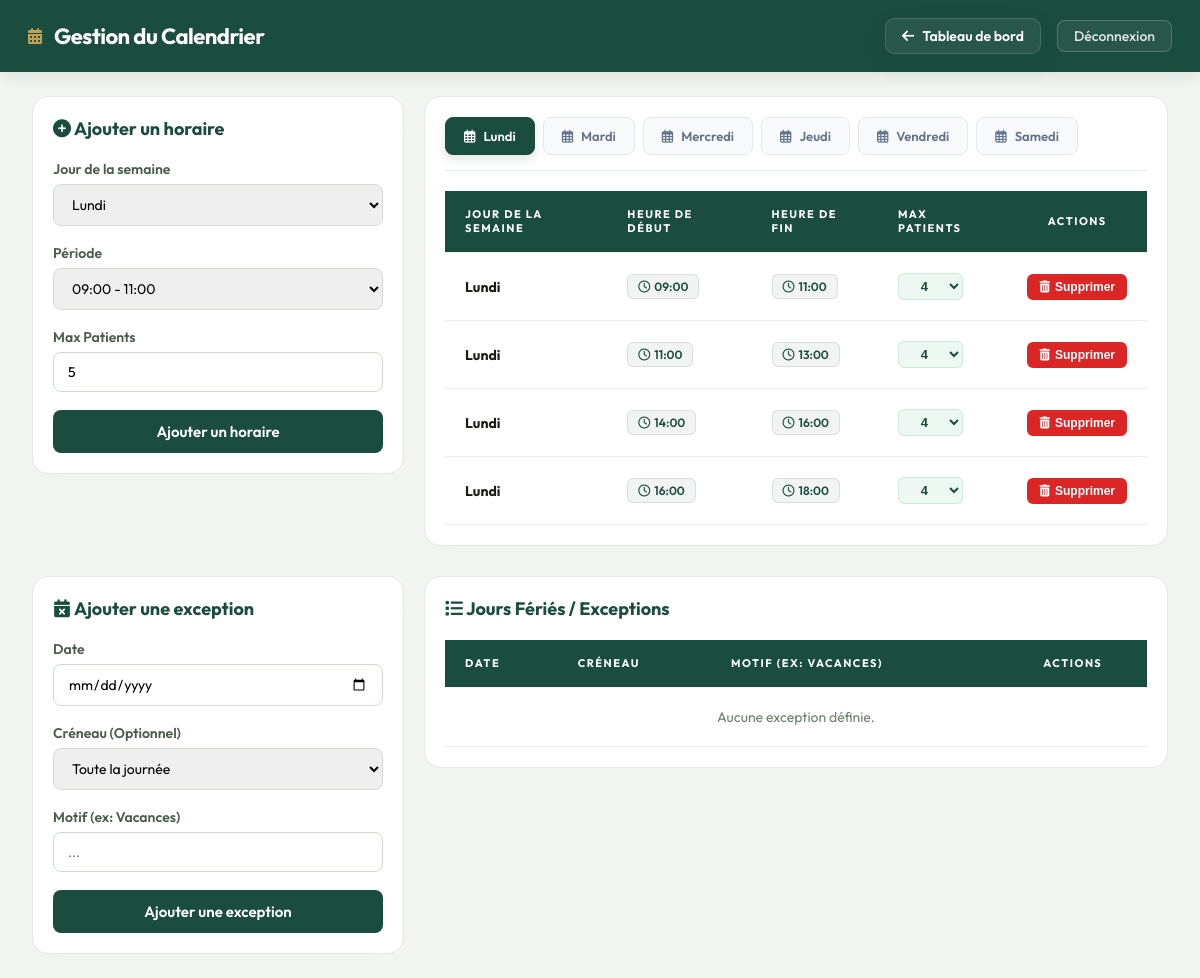
The page /admin/schedule.php (signed in) on the database its author committed.
### tables this page shows
CREATE TABLE IF NOT EXISTS time_slots (
    id INT AUTO_INCREMENT PRIMARY KEY,
    day_of_week VARCHAR(20) NOT NULL COMMENT 'English day name (e.g., Monday, Tuesday)',
    start_time TIME NOT NULL COMMENT 'Start time of the slot',
    end_time TIME NOT NULL COMMENT 'End time of the slot',
    max_patients INT DEFAULT 1 COMMENT 'Maximum number of patients allowed per slot',
    
    admin_id INT DEFAULT NULL COMMENT 'Admin who created/manages this time slot',
    
     
    INDEX idx_day (day_of_week),
    UNIQUE KEY uq_day_time (day_of_week, start_time, end_time),
    CONSTRAINT fk_timeslot_admin FOREIGN KEY (admin_id) REFERENCES admins(id) ON DELETE SET NULL
);

### admin/schedule.php (the view, shortened to what this page needs)
<?php
$database = new DatabaseConnection();
$databaseConnection = $database->getConnection();
$language = $_COOKIE['lang'] ?? 'fr';
$textDirection = ($language === 'ar') ? 'rtl' : 'ltr';
$allTranslations = require __DIR__ . '/../lang/translations.php';
$translation = $allTranslations;
$translatedDayNames = [
    'Monday' => $translation[$language]['monday'],
    'Tuesday' => $translation[$language]['tuesday'],
    'Wednesday' => $translation[$language]['wednesday'],
    'Thursday' => $translation[$language]['thursday'],
    'Friday' => $translation[$language]['friday'],
    'Saturday' => $translation[$language]['saturday'],
    'Sunday' => $translation[$language]['sunday']
];
$allTimeSlotsQuery = $databaseConnection->query("SELECT * FROM time_slots ORDER BY FIELD(day_of_week, 'Monday', 'Tuesday', 'Wednesday', 'Thursday', 'Friday', 'Saturday'), start_time");
$allTimeSlots = $allTimeSlotsQuery->fetchAll(PDO::FETCH_ASSOC);
$exceptionsQuery = $databaseConnection->query("SELECT se.*, ts.start_time, ts.end_time, ts.day_of_week FROM schedule_exceptions se LEFT JOIN time_slots ts ON se.time_slot_id = ts.id ORDER BY se.exception_date ASC");
$allExceptions = $exceptionsQuery->fetchAll(PDO::FETCH_ASSOC);
?>
<!DOCTYPE html>
<html lang="<?php echo $language; ?>" dir="<?php echo $textDirection; ?>">
<head>
    <link rel="stylesheet" href="https://cdnjs.cloudflare.com/ajax/libs/font-awesome/6.4.0/css/all.min.css">
    <link rel="stylesheet" href="../assets/css/admin.css">
</head>
<body>
    <div class="header">
        <div class="header-brand">
            <i class="fa-solid fa-calendar-alt"></i>
            <h1><?php echo htmlspecialchars($translation[$language]['schedule_management']); ?></h1>
        </div>
        <div class="header-actions">
            <a href="index.php" class="btn-nav">
                <i class="fa-solid fa-arrow-<?php echo $textDirection === 'rtl' ? 'right' : 'left'; ?>"></i>
                <?php echo htmlspecialchars($translation[$language]['dashboard']); ?>
            </a>
            <a href="logout.php" class="logout-btn"><?php echo htmlspecialchars($translation[$language]['logout']); ?></a>
        </div>
    </div>
    <div class="container">
        <div class="schedule-grid">
            <div class="card schedule-card-padded">
                <h2 class="schedule-section-title">
                    <i class="fa-solid fa-plus-circle"></i> <?php echo htmlspecialchars($translation[$language]['add_slot']); ?>
                </h2>
                <form method="post" action="schedule.php">
                    <div class="form-group">
                        <label><?php echo htmlspecialchars($translation[$language]['day']); ?></label>
                        <select name="day_of_week" id="day_of_week" required>
                            <option value="Monday"><?php echo htmlspecialchars($translation[$language]['monday']); ?></option>
                        </select>
                    </div>
                    <div class="form-group">
                        <label><?php echo htmlspecialchars($translation[$language]['time_slot']); ?></label>
                        <select name="time_slot" id="time_slot" required>
                        </select>
                    </div>
                    <div class="form-group">
                        <label><?php echo htmlspecialchars($translation[$language]['max_patients']); ?></label>
                        <input type="number" name="max_patients" min="1" value="5" required>
                    </div>
                    <button type="submit" class="btn-submit"><?php echo htmlspecialchars($translation[$language]['add_slot']); ?></button>
                </form>
            </div>
            <div class="card schedule-card-padded">
                <div class="schedule-tabs schedule-tabs-container">
                    <?php
                    $workingDays = ['Monday', 'Tuesday', 'Wednesday', 'Thursday', 'Friday', 'Saturday'];
                    foreach ($workingDays as $workingDay):
                    ?>
                        <button type="button" class="tab-btn" data-day="<?php echo $workingDay; ?>" onclick="switchDayTab('<?php echo $workingDay; ?>')">
                            <i class="fa-regular fa-calendar-days"></i>
                            <?php echo htmlspecialchars($translatedDayNames[$workingDay]); ?>
                        </button>
                    <?php endforeach; ?>
                </div>
                <div class="table-wrap">
                    <table>
                        <thead>
                            <tr>
                                <th><?php echo htmlspecialchars($translation[$language]['day']); ?></th>
                                <th><?php echo htmlspecialchars($translation[$language]['start_time']); ?></th>
                                <th><?php echo htmlspecialchars($translation[$language]['end_time']); ?></th>
                                <th><?php echo htmlspecialchars($translation[$language]['max_patients']); ?></th>
                                <th class="text-center"><?php echo htmlspecialchars($translation[$language]['actions']); ?></th>
                            </tr>
                        </thead>
                        <tbody>
                            <?php foreach ($allTimeSlots as $timeSlot): ?>
                                <tr class="table-row slot-row" data-day-of-week="<?php echo $timeSlot['day_of_week']; ?>">
                                    <td><strong><?php echo htmlspecialchars($translatedDayNames[$timeSlot['day_of_week']] ?? $timeSlot['day_of_week']); ?></strong></td>
                                    <td><span class="badge badge-date"><i class="fa-regular fa-clock"></i> <?php echo date('H:i', strtotime($timeSlot['start_time'])); ?></span></td>
                                    <td><span class="badge badge-date"><i class="fa-regular fa-clock"></i> <?php echo date('H:i', strtotime($timeSlot['end_time'])); ?></span></td>
                                     <td>
                                         <select id="max-patients-<?php echo $timeSlot['id']; ?>"
                                                 onchange="updateMaxPatients(<?php echo $timeSlot['id']; ?>, this.value)"
                                                 class="capacity-input">
                                             <?php for ($patientIndex = 1; $patientIndex <= 15; $patientIndex++): ?>
                                                 <option value="<?php echo $patientIndex; ?>" <?php echo ($patientIndex === intval($timeSlot['max_patients'])) ? 'selected' : ''; ?>>
                                                     <?php echo $patientIndex; ?>
                                                 </option>
                                             <?php endfor; ?>
                                         </select>
                                     </td>
                                    <td class="text-center">
                                        <button type="button" class="btn-delete btn-delete-red" onclick="confirmDelete(<?php echo $timeSlot['id']; ?>)">
                                            <i class="fa-solid fa-trash-can"></i> <?php echo htmlspecialchars($translation[$language]['delete']); ?>
                                        </button>
                                    </td>
                                </tr>
                            <?php endforeach; ?>
                        </tbody>
                    </table>
                </div>
            </div>
        </div>
        <div class="schedule-grid schedule-grid-margin">
            <div class="card schedule-card-padded">
                <h2 class="schedule-section-title">
                    <i class="fa-solid fa-calendar-xmark"></i> <?php echo htmlspecialchars($translation[$language]['add_exception']); ?>
                </h2>
                <form method="post" action="schedule.php">
                    <div class="form-group">
                        <label><?php echo htmlspecialchars($translation[$language]['date']); ?></label>
                        <input type="date" name="exception_date" required>
                    </div>
                    <div class="form-group">
                        <label><?php echo ($language === 'ar') ? "الحصة الزمنية (اختياري)" : "Créneau (Optionnel)"; ?></label>
                        <select name="time_slot_id">
                            <option value=""><?php echo ($language === 'ar') ? "اليوم بأكمله" : "Toute la journée"; ?></option>
                        </select>
                    </div>
                    <div class="form-group">
                        <label><?php echo htmlspecialchars($translation[$language]['reason']); ?></label>
                        <input type="text" name="reason" placeholder="...">
                    </div>
                    <button type="submit" class="btn-submit btn-submit-red"><?php echo htmlspecialchars($translation[$language]['add_exception']); ?></button>
                </form>
            </div>
            <div class="card schedule-card-padded">
                <h2 class="schedule-section-title">
                    <i class="fa-solid fa-list"></i> <?php echo htmlspecialchars($translation[$language]['exceptions_title']); ?>
                </h2>
                <div class="table-wrap">
                    <table>
                        <thead>
                            <tr>
                                <th><?php echo htmlspecialchars($translation[$language]['date']); ?></th>
                                <th><?php echo ($language === 'ar') ? "الحصة" : "Créneau"; ?></th>
                                <th><?php echo htmlspecialchars($translation[$language]['reason']); ?></th>
                                <th class="text-center"><?php echo htmlspecialchars($translation[$language]['actions']); ?></th>
                            </tr>
                        </thead>
                        <tbody>
                            <?php if (empty($allExceptions)): ?>
                                <tr>
                                    <td colspan="4" class="empty-table-cell">
                                        <?php echo htmlspecialchars($translation[$language]['no_exceptions']); ?>
                                    </td>
                                </tr>
                            <?php endif; ?>
                        </tbody>
                    </table>
                </div>
            </div>
        </div>
    </div>
</body>
</html>

### rows shown on the page
time_slots: day_of_week "Lundi", start_time "09:00", end_time "11:00", max_patients+id "4"
time_slots: day_of_week "Lundi", start_time "11:00", end_time "13:00", max_patients+id "4"
time_slots: day_of_week "Lundi", start_time "14:00", end_time "16:00", max_patients+id "4"
time_slots: day_of_week "Lundi", start_time "16:00", end_time "18:00", max_patients+id "4"

### other values the page prints
$translation[$language]['schedule_management'] "Gestion du Calendrier"
$translation[$language]['dashboard'] "Tableau de bord"
$translation[$language]['logout'] "Déconnexion"
$translation[$language]['add_slot'] "Ajouter un horaire"
$translation[$language]['day'] "Jour de la semaine"
$translation[$language]['time_slot'] "Période"
$translation[$language]['max_patients'] "Max Patients"
$translatedDayNames[$workingDay] "Lundi"
$translatedDayNames[$workingDay] "Mardi"
$translatedDayNames[$workingDay] "Mercredi"
$translatedDayNames[$workingDay] "Jeudi"
$translatedDayNames[$workingDay] "Vendredi"
$translatedDayNames[$workingDay] "Samedi"
$translation[$language]['day'] "JOUR DE LA SEMAINE"
$translation[$language]['start_time'] "HEURE DE DÉBUT"
